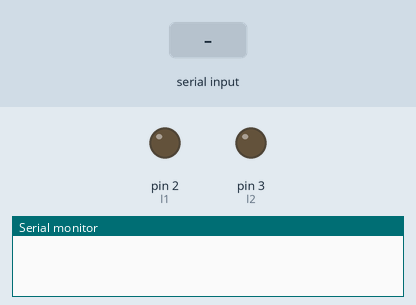
This sketch was run on a simulated Arduino Uno, built with avr-gcc and run on an emulated ATmega328P. On the bench: output pins drawn as LEDs (lit = HIGH), the last lines printed to the serial monitor. The inputs (shaded band) are chosen by the test bench. Pins used as bus, display or sensor lines are not drawn.

Above: at 1.2 s.
1.3 s: "F" received over the second serial link
At 2.2 s:
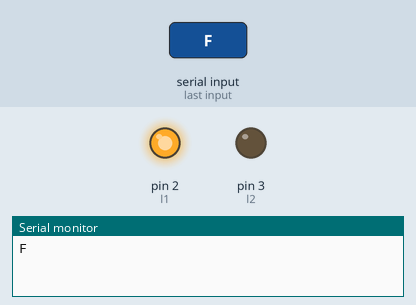
2.8 s: "B" received over the second serial link
At 3.3 s:
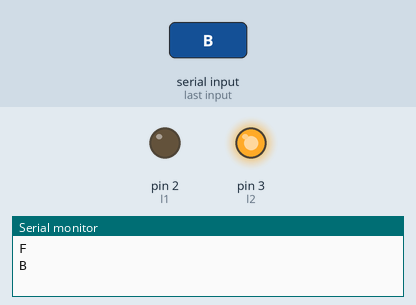
4.3 s: "L" received over the second serial link
At 5.7 s:
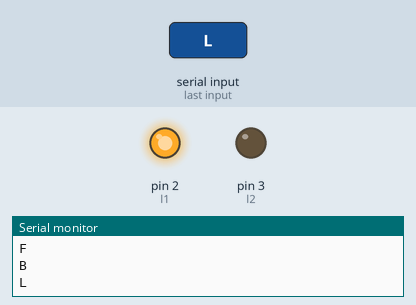
Timing chart, 0 to 7.3 s (numbered marks = the images above; inputs shaded):
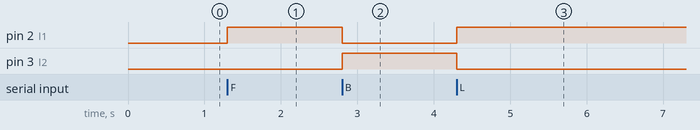

The sketch:

bluetooth_bot.ino
```cpp
#include<SoftwareSerial.h>
SoftwareSerial b(11,12);
char c;

#define l1 2
#define l2 3
#define r1 4
#define r2 5
#define s1 6
#define s2 10


void setup() {
  Serial.begin(9600);
  b.begin(9600);
  pinMode(l1,OUTPUT);
  pinMode(l2,OUTPUT);
  pinMode(r1,OUTPUT);
  pinMode(r2,OUTPUT);
  pinMode(s1,OUTPUT);
  pinMode(s2,OUTPUT);

  // put your setup code here, to run once:

}

void loop() {
  if(b.available()){
  c = b.read();
  Serial.println(c);
  }

  analogWrite(s1,250);
  analogWrite(s2,250);

  if(c == 'F'){
    digitalWrite(l1,HIGH);
    digitalWrite(l2,LOW);
    digitalWrite(r1,HIGH);
    digitalWrite(r2,LOW);

  }
  else if(c == 'B'){
    digitalWrite(l2,HIGH);
    digitalWrite(l1,LOW);
    digitalWrite(r2,HIGH);
    digitalWrite(r1,LOW);

  }
  else if(c == 'L'){
    digitalWrite(l1,HIGH);
    digitalWrite(l2,LOW);
    digitalWrite(r1,LOW);
    digitalWrite(r2,HIGH);

  }
  else if(c == 'R'){
    digitalWrite(l1,LOW);
    digitalWrite(l2,HIGH);
    digitalWrite(r1,HIGH);
    digitalWrite(r2,LOW);

  }
  else if(c == 'G'){
    digitalWrite(l1,HIGH);
    digitalWrite(l2,LOW);
    digitalWrite(r1,LOW);
    digitalWrite(r2,LOW);

  }
  else if(c == 'I'){
    digitalWrite(l1,LOW);
    digitalWrite(l2,LOW);
    digitalWrite(r1,HIGH);
    digitalWrite(r2,LOW);

  }
  else if(c == 'H'){
    digitalWrite(l1,LOW);
    digitalWrite(l2,HIGH);
    digitalWrite(r1,LOW);
    digitalWrite(r2,LOW);

  }
  else if(c == 'J'){
    digitalWrite(l1,LOW);
    digitalWrite(l2,LOW);
    digitalWrite(r1,LOW);
    digitalWrite(r2,HIGH);

  }
  else if(c == 'S'){
    digitalWrite(l1,LOW);
    digitalWrite(l2,LOW);
    digitalWrite(r1,LOW);
    digitalWrite(r2,LOW);

  }
  // put your main code here, to run repeatedly:

}
```

Measured:
- after the input at 1.3 s, pin 2 (l1): LOW → HIGH at once
- after the input at 2.8 s, pin 2 (l1): HIGH → LOW at once; pin 3 (l2): LOW → HIGH at once
- after the input at 4.3 s, pin 2 (l1): LOW → HIGH at once; pin 3 (l2): HIGH → LOW at once
